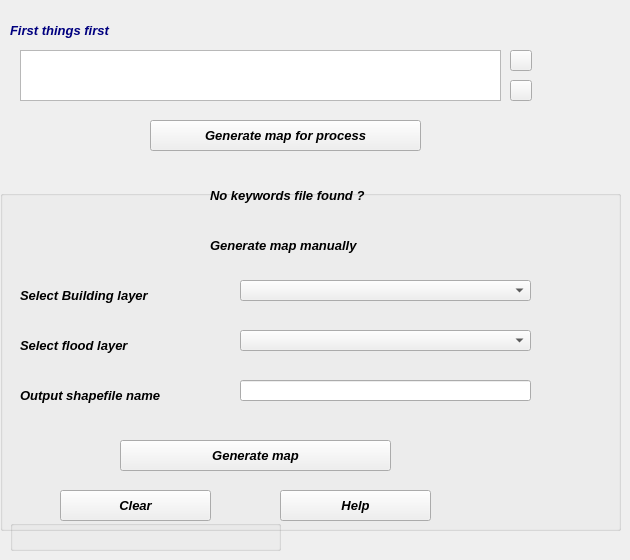
     <widget class="QWidget" name="tab_26">
      <attribute name="title">
       <string>Generate Map Layer</string>
      </attribute>
      <widget class="QGroupBox" name="groupBoxN_2">
       <property name="geometry">
        <rect>
         <x>0</x>
         <y>190</y>
         <width>621</width>
         <height>341</height>
        </rect>
       </property>
       <property name="font">
        <font>
         <pointsize>16</pointsize>
         <weight>50</weight>
         <italic>false</italic>
         <bold>false</bold>
        </font>
       </property>
       <property name="title">
        <string/>
       </property>
       <widget class="QLabel" name="lblNokeywords_2">
        <property name="geometry">
         <rect>
          <x>210</x>
          <y>-10</y>
          <width>251</width>
          <height>31</height>
         </rect>
        </property>
        <property name="font">
         <font>
          <pointsize>10</pointsize>
          <weight>75</weight>
          <italic>true</italic>
          <bold>true</bold>
         </font>
        </property>
        <property name="text">
         <string>No keywords file found ?</string>
        </property>
       </widget>
       <widget class="QLabel" name="lblGenerateMap_2">
        <property name="geometry">
         <rect>
          <x>210</x>
          <y>40</y>
          <width>241</width>
          <height>31</height>
         </rect>
        </property>
        <property name="font">
         <font>
          <pointsize>10</pointsize>
          <weight>75</weight>
          <italic>true</italic>
          <bold>true</bold>
         </font>
        </property>
        <property name="text">
         <string>Generate map manually</string>
        </property>
       </widget>
       <widget class="QLabel" name="lblSelectfloolayer_2">
        <property name="geometry">
         <rect>
          <x>20</x>
          <y>140</y>
          <width>241</width>
          <height>31</height>
         </rect>
        </property>
        <property name="font">
         <font>
          <pointsize>10</pointsize>
          <weight>75</weight>
          <italic>true</italic>
          <bold>true</bold>
         </font>
        </property>
        <property name="text">
         <string>Select flood layer</string>
        </property>
       </widget>
       <widget class="QLabel" name="lblSelectRoadLayer_2">
        <property name="geometry">
         <rect>
          <x>20</x>
          <y>90</y>
          <width>241</width>
          <height>31</height>
         </rect>
        </property>
        <property name="font">
         <font>
          <pointsize>10</pointsize>
          <weight>75</weight>
          <italic>true</italic>
          <bold>true</bold>
         </font>
        </property>
        <property name="text">
         <string>Select Building layer</string>
        </property>
       </widget>
       <widget class="QLabel" name="lblOutputShapeFile_2">
        <property name="geometry">
         <rect>
          <x>20</x>
          <y>190</y>
          <width>241</width>
          <height>31</height>
         </rect>
        </property>
        <property name="font">
         <font>
          <pointsize>10</pointsize>
          <weight>75</weight>
          <italic>true</italic>
          <bold>true</bold>
         </font>
        </property>
        <property name="text">
         <string>Output shapefile name</string>
        </property>
       </widget>
       <widget class="QComboBox" name="cmbSelectBuildingLayerN">
        <property name="geometry">
         <rect>
          <x>240</x>
          <y>90</y>
          <width>291</width>
          <height>21</height>
         </rect>
        </property>
        <property name="font">
         <font>
          <pointsize>14</pointsize>
          <weight>75</weight>
          <italic>true</italic>
          <bold>true</bold>
         </font>
        </property>
       </widget>
       <widget class="QComboBox" name="cmbSelectFloodLayerN">
        <property name="geometry">
         <rect>
          <x>240</x>
          <y>140</y>
          <width>291</width>
          <height>21</height>
         </rect>
        </property>
        <property name="font">
         <font>
          <pointsize>14</pointsize>
          <weight>75</weight>
          <italic>true</italic>
          <bold>true</bold>
         </font>
        </property>
       </widget>
       <widget class="QLineEdit" name="txtOutputShapefileN">
        <property name="geometry">
         <rect>
          <x>240</x>
          <y>190</y>
          <width>291</width>
          <height>21</height>
         </rect>
        </property>
        <property name="font">
         <font>
          <pointsize>14</pointsize>
          <weight>75</weight>
          <italic>true</italic>
          <bold>true</bold>
         </font>
        </property>
       </widget>
       <widget class="QPushButton" name="btnGenerateMapManuallyN">
        <property name="geometry">
         <rect>
          <x>120</x>
          <y>250</y>
          <width>271</width>
          <height>31</height>
         </rect>
        </property>
        <property name="font">
         <font>
          <pointsize>10</pointsize>
          <weight>75</weight>
          <italic>true</italic>
          <bold>true</bold>
         </font>
        </property>
        <property name="text">
         <string>Generate map</string>
        </property>
       </widget>
       <widget class="QPushButton" name="btnClearN_1">
        <property name="geometry">
         <rect>
          <x>60</x>
          <y>300</y>
          <width>151</width>
          <height>31</height>
         </rect>
        </property>
        <property name="font">
         <font>
          <pointsize>10</pointsize>
          <weight>75</weight>
          <italic>true</italic>
          <bold>true</bold>
         </font>
        </property>
        <property name="text">
         <string>Clear</string>
        </property>
       </widget>
       <widget class="QPushButton" name="btnHelpN">
        <property name="geometry">
         <rect>
          <x>280</x>
          <y>300</y>
          <width>151</width>
          <height>31</height>
         </rect>
        </property>
        <property name="font">
         <font>
          <pointsize>10</pointsize>
          <weight>75</weight>
          <italic>true</italic>
          <bold>true</bold>
         </font>
        </property>
        <property name="text">
         <string>Help</string>
        </property>
       </widget>
      </widget>
      <widget class="QTextBrowser" name="txtStepsN">
       <property name="geometry">
        <rect>
         <x>20</x>
         <y>50</y>
         <width>481</width>
         <height>51</height>
        </rect>
       </property>
       <property name="font">
        <font>
         <pointsize>14</pointsize>
        </font>
       </property>
      </widget>
      <widget class="QGroupBox" name="groupBox_12">
       <property name="geometry">
        <rect>
         <x>10</x>
         <y>520</y>
         <width>271</width>
         <height>31</height>
        </rect>
       </property>
       <property name="font">
        <font>
         <pointsize>10</pointsize>
         <weight>75</weight>
         <italic>true</italic>
         <bold>true</bold>
        </font>
       </property>
       <property name="title">
        <string/>
       </property>
       <widget class="QLabel" name="lblLayerName_3">
        <property name="geometry">
         <rect>
          <x>0</x>
          <y>110</y>
          <width>541</width>
          <height>21</height>
         </rect>
        </property>
        <property name="sizePolicy">
         <sizepolicy hsizetype="Preferred" vsizetype="Fixed">
          <horstretch>0</horstretch>
          <verstretch>0</verstretch>
         </sizepolicy>
        </property>
        <property name="font">
         <font>
          <pointsize>16</pointsize>
          <weight>50</weight>
          <bold>false</bold>
         </font>
        </property>
        <property name="text">
         <string/>
        </property>
        <property name="wordWrap">
         <bool>true</bool>
        </property>
       </widget>
       <widget class="QLabel" name="lblLayerNameN_2">
        <property name="geometry">
         <rect>
          <x>30</x>
          <y>290</y>
          <width>301</width>
          <height>41</height>
         </rect>
        </property>
        <property name="sizePolicy">
         <sizepolicy hsizetype="Preferred" vsizetype="Fixed">
          <horstretch>0</horstretch>
          <verstretch>0</verstretch>
         </sizepolicy>
        </property>
        <property name="font">
         <font>
          <pointsize>14</pointsize>
          <weight>50</weight>
          <bold>false</bold>
         </font>
        </property>
        <property name="text">
         <string/>
        </property>
        <property name="wordWrap">
         <bool>true</bool>
        </property>
       </widget>
       <widget class="QPushButton" name="btnResetN_2">
        <property name="geometry">
         <rect>
          <x>440</x>
          <y>290</y>
          <width>111</width>
          <height>41</height>
         </rect>
        </property>
        <property name="font">
         <font>
          <pointsize>16</pointsize>
          <weight>75</weight>
          <italic>true</italic>
          <bold>true</bold>
         </font>
        </property>
        <property name="text">
         <string>Reset</string>
        </property>
       </widget>
      </widget>
      <widget class="QPushButton" name="btnPrevStepN">
       <property name="geometry">
        <rect>
         <x>510</x>
         <y>50</y>
         <width>22</width>
         <height>21</height>
        </rect>
       </property>
       <property name="styleSheet">
        <string notr="true">background-image: url(:/plugins/floogin/up.png);</string>
       </property>
       <property name="text">
        <string/>
       </property>
      </widget>
      <widget class="QPushButton" name="btnNextStepN">
       <property name="geometry">
        <rect>
         <x>510</x>
         <y>80</y>
         <width>22</width>
         <height>21</height>
        </rect>
       </property>
       <property name="styleSheet">
        <string notr="true">background-image: url(:/plugins/floogin/down.png);</string>
       </property>
       <property name="text">
        <string/>
       </property>
      </widget>
      <widget class="QPushButton" name="btnGenerateMapN">
       <property name="geometry">
        <rect>
         <x>150</x>
         <y>120</y>
         <width>271</width>
         <height>31</height>
        </rect>
       </property>
       <property name="font">
        <font>
         <pointsize>10</pointsize>
         <weight>75</weight>
         <italic>true</italic>
         <bold>true</bold>
        </font>
       </property>
       <property name="text">
        <string>Generate map for process</string>
       </property>
      </widget>
      <widget class="QLabel" name="label_69">
       <property name="geometry">
        <rect>
         <x>10</x>
         <y>20</y>
         <width>171</width>
         <height>21</height>
        </rect>
       </property>
       <property name="font">
        <font>
         <pointsize>10</pointsize>
         <weight>75</weight>
         <italic>true</italic>
         <bold>true</bold>
        </font>
       </property>
       <property name="styleSheet">
        <string notr="true">color: rgb(0, 0, 127);</string>
       </property>
       <property name="text">
        <string>First things first</string>
       </property>
      </widget>
     </widget>
